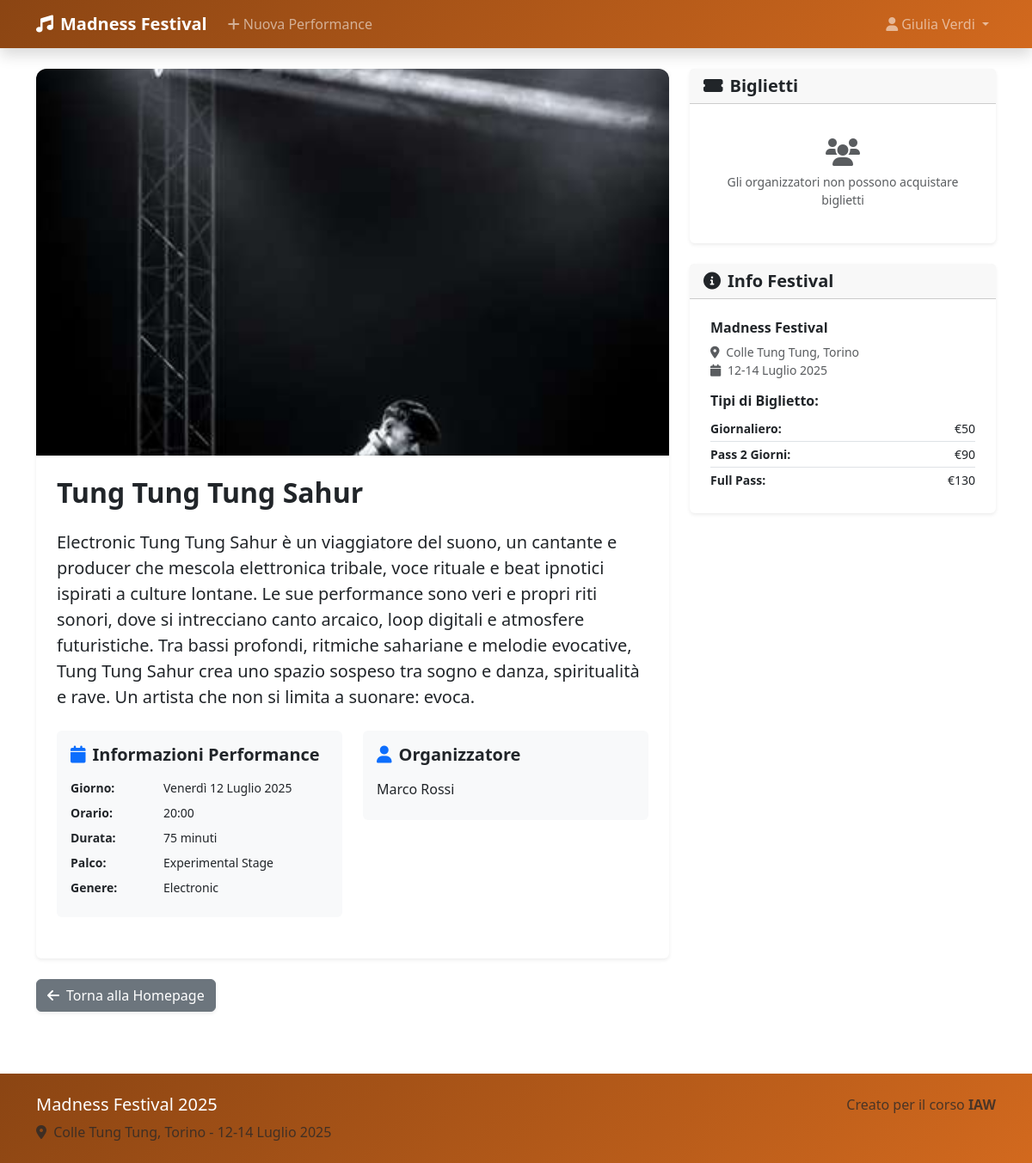
Page /performance/3 (signed in) on the committed database.
### tables this page shows
CREATE TABLE "users" (
	"id"	INTEGER,
	"email"	TEXT NOT NULL UNIQUE,
	"password"	TEXT NOT NULL,
	"full_name"	TEXT NOT NULL,
	"user_type"	TEXT NOT NULL CHECK("user_type" IN ('participant', 'organizer')),
	"created_at"	TIMESTAMP DEFAULT CURRENT_TIMESTAMP,
	PRIMARY KEY("id" AUTOINCREMENT)
);

CREATE TABLE performances (
            id INTEGER PRIMARY KEY AUTOINCREMENT,
            artist_name TEXT UNIQUE NOT NULL,
            day TEXT NOT NULL,
            start_time TEXT NOT NULL,
            duration INTEGER NOT NULL,
            description TEXT NOT NULL,
            stage_id INTEGER NOT NULL,
            genre TEXT NOT NULL,
            performance_image TEXT DEFAULT '',
            organizer_id INTEGER NOT NULL,
            published BOOLEAN DEFAULT 0,
            created_at TIMESTAMP DEFAULT CURRENT_TIMESTAMP,
            FOREIGN KEY (organizer_id) REFERENCES users (id),
            FOREIGN KEY (stage_id) REFERENCES stages (id)
        );

### app.py (the view)
@app.route("/performance/<int:id>")
def performance_detail(id):
    performance = performances_dao.get_performance(id)
    if not performance or (not performance['published'] and
                          (not current_user.is_authenticated or current_user.user_type != 'organizer')):
        abort(404)
    return render_template("performance_detail.html",
                           performance=performance,
                           festival_name=FESTIVAL_NAME,
                           festival_location=FESTIVAL_LOCATION)

### app.py (called while the page is built)
@login_manager.user_loader
def load_user(user_id):
    db_user = users_dao.get_user_by_id(user_id)
    if db_user:
        return User(
            id=db_user['id'],
            email=db_user['email'],
            full_name=db_user['full_name'],
            user_type=db_user['user_type'],
            profile_image=db_user['profile_image'] if 'profile_image' in db_user else None
        )
    return None

### performances_dao.py (called while the page is built)
def get_performance(performance_id):
    sql = '''SELECT p.*, u.full_name as organizer_name
             FROM performances p
             JOIN users u ON p.organizer_id = u.id
             WHERE p.id = ?'''
    conn = sqlite3.connect('db/festival.db')
    conn.row_factory = sqlite3.Row
    cursor = conn.cursor()
    cursor.execute(sql, (performance_id,))
    performance = cursor.fetchone()
    cursor.close()
    conn.close()
    return performance

### users_dao.py (called while the page is built)
def get_user_by_id(user_id):
    sql = 'SELECT * FROM users WHERE id = ?'
    conn = sqlite3.connect('db/festival.db')
    conn.row_factory = sqlite3.Row
    cursor = conn.cursor()
    cursor.execute(sql, (user_id,))
    user = cursor.fetchone()
    cursor.close()
    conn.close()
    return user if user else None

### templates/performance_detail.html (shortened to what this page needs)
{% extends "base.html" %}
{% block title %}{{ performance.artist_name }} - {{ super() }}{% endblock %} {%
block content %} {% set stage_names = { 1: 'Main Stage', 2: 'Secondary Stage',
3: 'Experimental Stage', } %}
<main class="container py-4">
  <div class="row">
    <div class="col-lg-8">
      <article class="card shadow-sm border-0">
        {% if performance.performance_image %}
        <img src="{{ url_for('static', filename='uploads/' + performance.performance_image) }}"
          class="card-img-top performance-image" alt="{{ performance.artist_name }}" loading="lazy">
        {% endif %}
        <div class="card-body p-4">
          <header class="mb-4">
            <h1 class="card-title h2 fw-bold mb-3">
              {{ performance.artist_name }}
            </h1>
          </header>
          <section class="mb-4">
            <p class="card-text lead">{{ performance.description }}</p>
          </section>
          <div class="row mt-4">
            <div class="col-md-6 mb-4">
              <section class="bg-light p-3 rounded">
                <h2 class="h5 fw-semibold mb-3">
                  <i class="fas fa-calendar me-2 text-primary"></i>Informazioni
                  Performance
                </h2>
                <dl class="row mb-0">
                  <dt class="col-sm-4 fw-semibold small">Giorno:</dt>
                  <dd class="col-sm-8 small">
                    {% if performance.day == '2025-07-12' %}Venerdì 12 Luglio
                    2025{% elif performance.day == '2025-07-13' %}Sabato 13
                    Luglio 2025{% else %}Domenica 14 Luglio 2025{% endif %}
                  </dd>
                  <dt class="col-sm-4 fw-semibold small">Orario:</dt>
                  <dd class="col-sm-8 small">{{ performance.start_time }}</dd>
                  <dt class="col-sm-4 fw-semibold small">Durata:</dt>
                  <dd class="col-sm-8 small">
                    {{ performance.duration }} minuti
                  </dd>
                  <dt class="col-sm-4 fw-semibold small">Palco:</dt>
                  <dd class="col-sm-8 small">
                    {{ stage_names.get(performance.stage_id, 'Palco
                    Sconosciuto') }}
                  </dd>
                  <dt class="col-sm-4 fw-semibold small">Genere:</dt>
                  <dd class="col-sm-8 small">{{ performance.genre }}</dd>
                </dl>
              </section>
            </div>
            <div class="col-md-6 mb-4">
              <section class="bg-light p-3 rounded">
                <h2 class="h5 fw-semibold mb-3">
                  <i class="fas fa-user me-2 text-primary"></i>Organizzatore
                </h2>
                <p class="mb-2">{{ performance.organizer_name }}</p>
              </section>
            </div>
          </div>
        </div>
      </article>
    </div>
    <aside class="col-lg-4">
      <section class="card shadow-sm border-0 mb-4">
        <header class="card-header">
          <h2 class="h5 mb-0 fw-semibold">
            <i class="fas fa-ticket-alt me-2"></i>Biglietti
          </h2>
        </header>
        <div class="card-body p-4">
          {% if current_user.is_authenticated and current_user.user_type ==
          'participant' %}
          <p class="text-muted mb-3">
            Per partecipare a questa performance, acquista uno dei nostri
            biglietti:
          </p>
          <a href="{{ url_for('buy_ticket') }}" class="btn btn-primary w-100 mb-2 shadow-sm">
            <i class="fas fa-shopping-cart me-2"></i>Acquista Biglietto
          </a>
          {% elif current_user.is_authenticated and current_user.user_type ==
          'organizer' %}
          <div class="text-center py-3">
            <i class="fas fa-users fa-2x text-muted mb-2"></i>
            <p class="text-muted mb-0 small">
              Gli organizzatori non possono acquistare biglietti
            </p>
          </div>
          {% endif %}
        </div>
      </section>
      <section class="card shadow-sm border-0">
        <header class="card-header">
          <h2 class="h5 mb-0 fw-semibold">
            <i class="fas fa-info-circle me-2"></i>Info Festival
          </h2>
        </header>
        <div class="card-body p-4">
          <h3 class="h6 fw-semibold mb-2">{{ festival_name }}</h3>
          <address class="small text-muted mb-3">
            <i class="fas fa-map-marker-alt me-1"></i>
            {{ festival_location }}<br />
            <i class="fas fa-calendar me-1"></i>
            <time datetime="2025-07-12/2025-07-14">12-14 Luglio 2025</time>
          </address>
          <h3 class="h6 fw-semibold mb-2">Tipi di Biglietto:</h3>
          <dl class="small ticket-prices mb-0">
            <div class="d-flex justify-content-between border-bottom py-1">
              <dt class="fw-semibold">Giornaliero:</dt>
              <dd class="mb-0">€50</dd>
            </div>
            <div class="d-flex justify-content-between border-bottom py-1">
              <dt class="fw-semibold">Pass 2 Giorni:</dt>
              <dd class="mb-0">€90</dd>
            </div>
            <div class="d-flex justify-content-between py-1">
              <dt class="fw-semibold">Full Pass:</dt>
              <dd class="mb-0">€130</dd>
            </div>
          </dl>
        </div>
      </section>
    </aside>
  </div>
  <nav class="row mt-4">
    <div class="col-12">
      <a href="{{ url_for('home') }}" class="btn btn-secondary shadow-sm">
        <i class="fas fa-arrow-left me-2"></i>Torna alla Homepage
      </a>
    </div>
  </nav>
</main>
{% endblock %}

### templates/base.html (shortened to what this page needs)
<!DOCTYPE html>
<html lang="it">
  <head>
    <link
      href="https://cdn.jsdelivr.net/npm/bootstrap@5.3.3/dist/css/bootstrap.min.css"
      rel="stylesheet"
    />
    <link
      href="https://cdnjs.cloudflare.com/ajax/libs/font-awesome/6.0.0/css/all.min.css"
      rel="stylesheet"
    />
    <link
      href="{{ url_for('static', filename='style.css') }}"
      rel="stylesheet"
    />
  </head>
  <body>
    <header>
      <nav class="navbar navbar-expand-lg navbar-dark shadow">
        <div class="container">
          <a class="navbar-brand fw-bold" href="{{ url_for('home') }}">
            <i class="fas fa-music me-2"></i>Madness Festival
          </a>
          <div class="collapse navbar-collapse" id="navbarNav">
            <ul class="navbar-nav me-auto">
              {% if current_user.is_authenticated and current_user.user_type ==
              'organizer' %}
              <li class="nav-item">
                <a class="nav-link" href="{{ url_for('new_performance') }}">
                  <i class="fas fa-plus me-1"></i>Nuova Performance
                </a>
              </li>
              {% endif %}
            </ul>
            <ul class="navbar-nav ms-auto">
              {% if current_user.is_authenticated %}
              <li class="nav-item dropdown">
                <a
                  class="nav-link dropdown-toggle"
                  href="#"
                  data-bs-toggle="dropdown"
                >
                  <i class="fas fa-user me-1"></i>{{ current_user.full_name }}
                </a>
              </li>
              {% endif %}
            </ul>
          </div>
        </div>
      </nav>
    </header>
    <main>{% block content %}{% endblock %}</main>
    <footer class="footer-festival py-4 mt-5">
      <div class="container">
        <div class="row">
          <div class="col-md-6">
            <h5 class="text-white">Madness Festival 2025</h5>
            <p class="text-muted mb-0">
              <i class="fas fa-map-marker-alt me-1"></i>
              Colle Tung Tung, Torino - 12-14 Luglio 2025
            </p>
          </div>
          <div class="col-md-6 text-md-end">
            <p class="text-muted mb-0">
              Creato per il corso <strong>IAW</strong>
            </p>
          </div>
        </div>
      </div>
    </footer>
  </body>
</html>

### static/style.css (style rules this page uses)
:root { --primary: #d2691e; --secondary: #f4a460; --accent: #ff7f50; --dark: #8b4513; --success: #228b22; --gradient-primary: linear-gradient(135deg, var(--primary), var(--secondary)); --gradient-dark: linear-gradient(135deg, var(--dark), var(--primary)); --gradient-success: linear-gradient(135deg, var(--success), var(--primary)); }
.navbar, .footer-festival { background: var(--gradient-dark) !important; color: white !important; }
.performance-image, .card-img-top { width: 100%; height: 450px; object-fit: cover; border-radius: 0.75rem 0.75rem 0 0; }

### rows in the picture
users: full_name "Giulia Verdi"
performances: performance_image (picture), artist_name "Tung Tung Tung Sahur", description "Electronic Tung Tung Sahur è un viaggiatore del suono, un cantante e producer che mescola elettronica tribale, voce rituale e beat ipnotici ispirati a culture lontane. Le sue performance sono veri e propri riti sonori, dove si intrecciano canto arcaico, loop digitali e atmosfere futuristiche. Tra bassi profondi, ritmiche sahariane e melodie evocative, Tung Tung Sahur crea uno spazio sospeso tra sogno e danza, spiritualità e rave. Un artista che non si limita a suonare: evoca.", start_time "20:00", duration "75", genre "Electronic"
users: organizer_name "Marco Rossi"

### other values in the picture
{{ festival_name }} "Madness Festival"
{{ festival_location }} "Colle Tung Tung, Torino"
